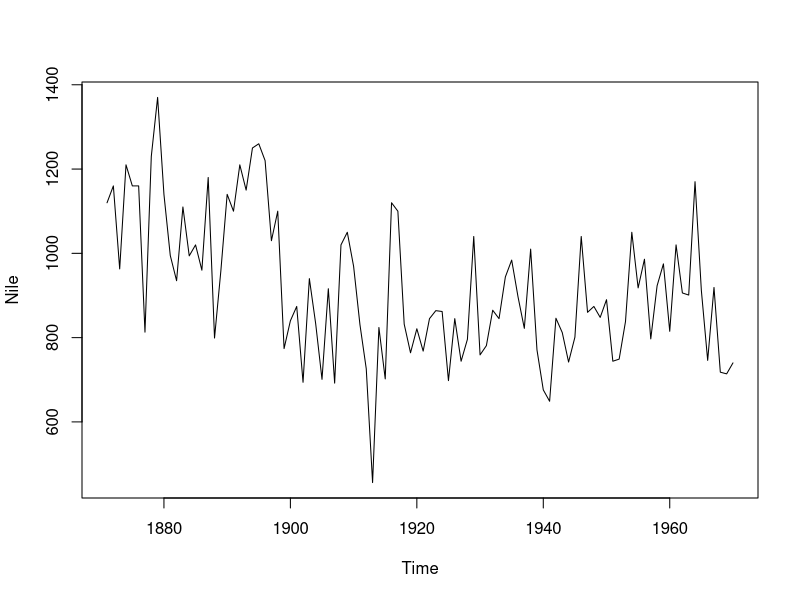
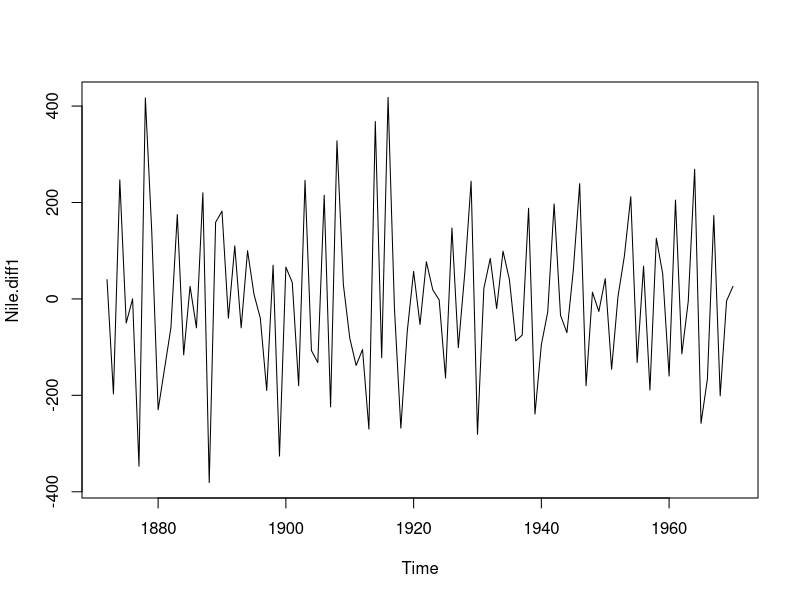
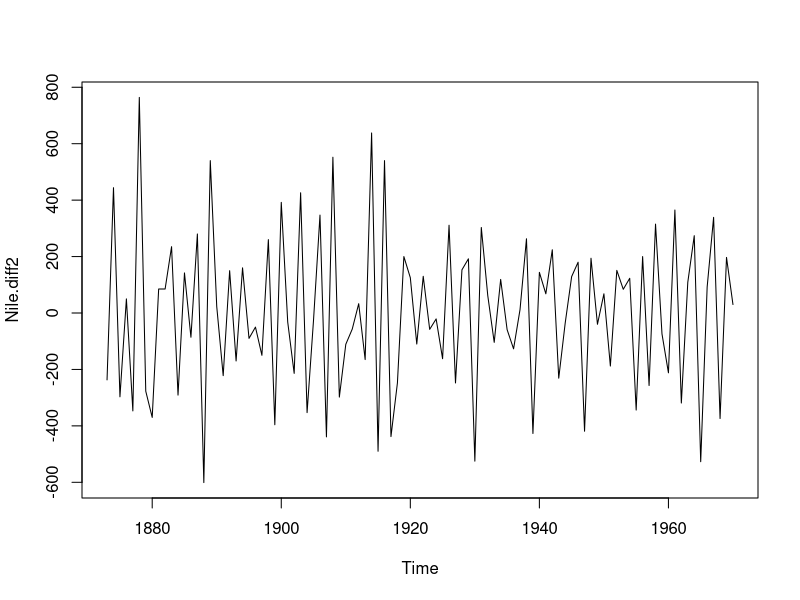
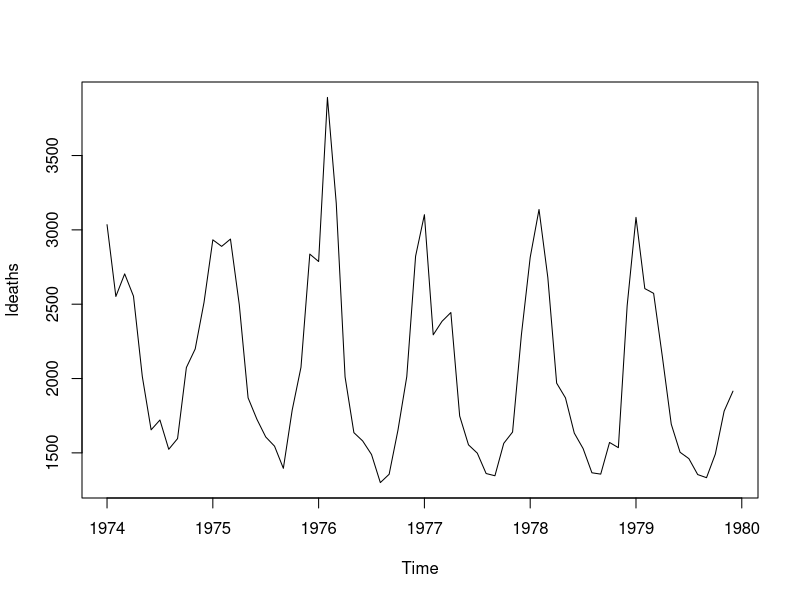
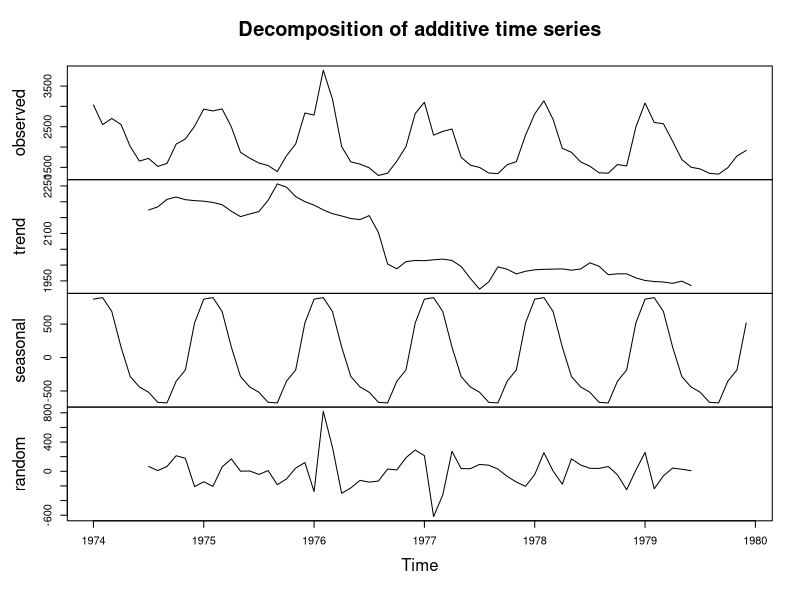
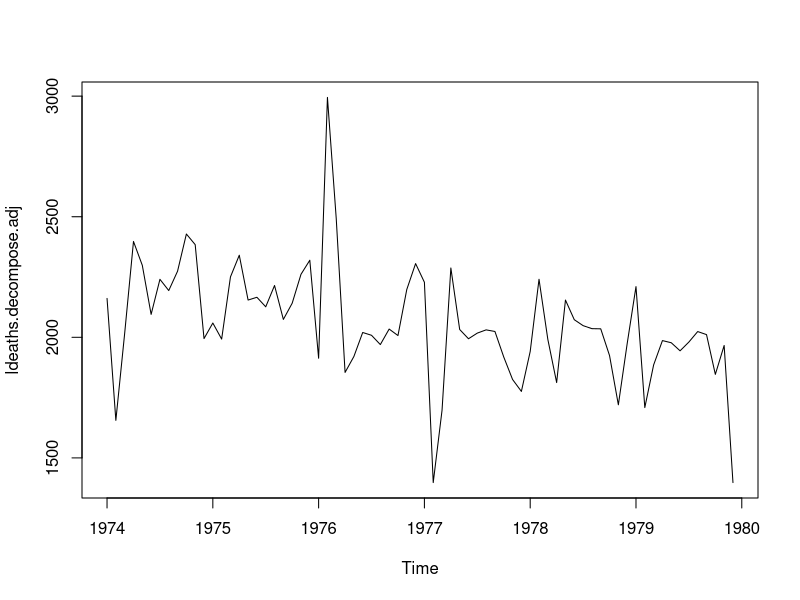
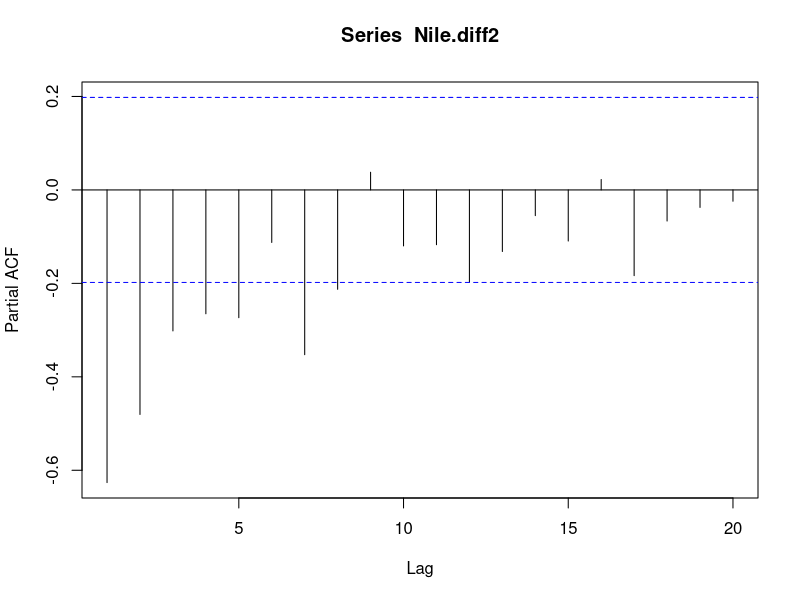
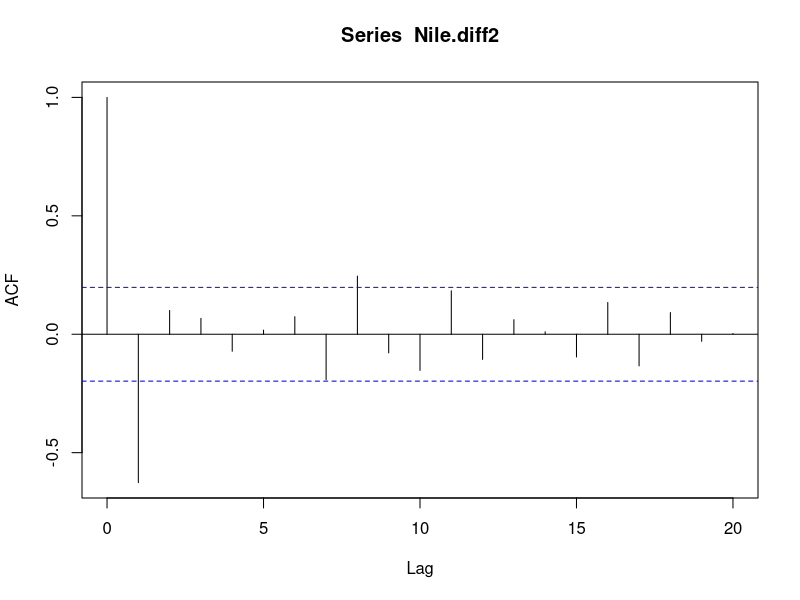

These charts were generated, in order, by the following R code:
## ---- chunk 1
Nile
## ---- chunk 2
plot(Nile)
## ---- chunk 3
Nile.diff1 <- diff(Nile, differences = 1)
plot(Nile.diff1)
## ---- chunk 4
Nile.diff2 <- diff(Nile, differences = 2)
plot(Nile.diff2)
## ---- chunk 5
ldeaths
plot(ldeaths)
## ---- chunk 6
#ㅇdecompose() 함수를 사용하여 시계열 자료를 4가지 요인으로 분해할 수 있다.
ldeaths.decompose <- decompose(ldeaths)
ldeaths.decompose$seasonal
## ---- chunk 7
plot(ldeaths.decompose)
## ---- chunk 8
ldeaths.decompose.adj <- ldeaths - ldeaths.decompose$seasonal
plot(ldeaths.decompose.adj)
#원시계열 자료에서 계절요인을 제거한 후 그림을 그린다.
## ---- chunk 9
pacf(Nile.diff2, lag.max = 20)
pacf(Nile.diff2, lag.max = 20, plot = FALSE)
## ---- chunk 10
acf(Nile.diff2, lag.max = 20)
acf(Nile.diff2, lag.max = 20, plot = FALSE)
## ---- chunk 11
#install.packages("forecast")
library(forecast)
auto.arima(Nile)
## ---- chunk 12
Nile.arima <-arima(Nile, order = c(1,1,1))
Nile.arima
## ---- chunk 13
Nile.forecast <-forecast(Nile.arima, h = 50) # h = 50은 50개 연도 나일강 유입량 예측
Nile.forecast
## ---- chunk 14
plot(Nile.forecast)
